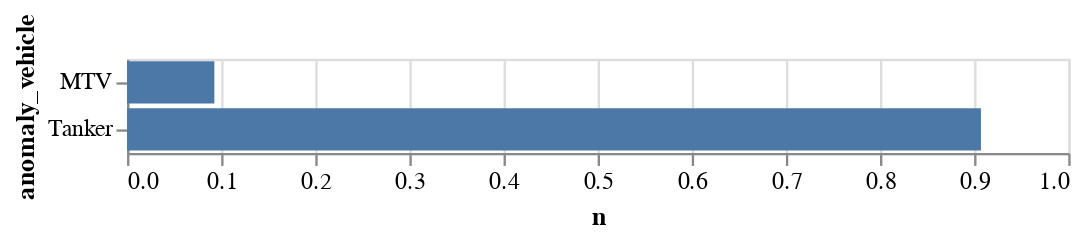

The notebook cell this image was saved under:
### Markdown cell above
Which Vehicles Fail

### Code cell
# Relative failure frequency by vehicle
df = (
    mc_results
    .groupby("anomaly_vehicle")
    .count()
    .rename(columns={'replicant': 'n'})
    .loc[:,'n']
)

fail_count = df.sum()
# (df / fail_count).reset_index()

alt.Chart(
    (df / fail_count).reset_index()
).mark_bar().encode(
    y = "anomaly_vehicle",
    x = "n"
)

### Figure 1 — Vega-Lite specification as saved in the notebook (floating-point values rounded to 4 significant figures)
{"config": {"view": {"continuousWidth": 400, "continuousHeight": 300}}, "data": {"name": "data-7cce863e087ace2e82f07442d3a49208"}, "mark": "bar", "encoding": {"x": {"field": "n", "type": "quantitative"}, "y": {"field": "anomaly_vehicle", "type": "nominal"}}, "$schema": "https://vega.github.io/schema/vega-lite/v4.17.0.json", "datasets": {"data-7cce863e087ace2e82f07442d3a49208": [{"anomaly_vehicle": "MTV", "n": 0.09276}, {"anomaly_vehicle": "Tanker", "n": 0.9072}]}}
